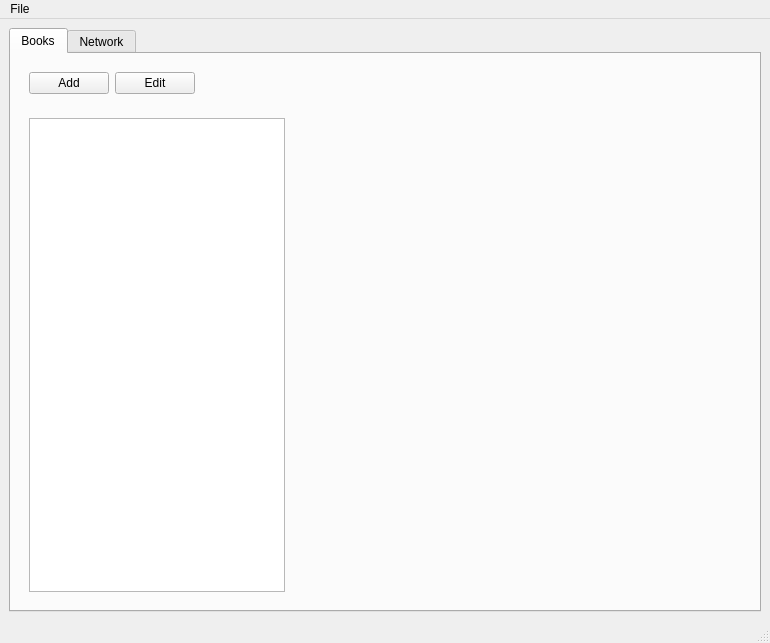
<?xml version="1.0" encoding="UTF-8"?>
<ui version="4.0">
 <class>LibraryMainGUI</class>
 <widget class="QMainWindow" name="LibraryMainGUI">
  <property name="geometry">
   <rect>
    <x>0</x>
    <y>0</y>
    <width>770</width>
    <height>643</height>
   </rect>
  </property>
  <property name="windowTitle">
   <string>Library Control</string>
  </property>
  <widget class="QWidget" name="centralwidget">
   <layout class="QVBoxLayout" name="verticalLayout">
    <item>
     <widget class="QTabWidget" name="tWMain">
      <property name="currentIndex">
       <number>0</number>
      </property>
      <widget class="QWidget" name="tBooks">
       <attribute name="title">
        <string>Books</string>
       </attribute>
       <layout class="QVBoxLayout" name="verticalLayout_2">
        <item>
         <widget class="QWidget" name="wBooksControl" native="true">
          <property name="sizePolicy">
           <sizepolicy hsizetype="Expanding" vsizetype="Minimum">
            <horstretch>0</horstretch>
            <verstretch>0</verstretch>
           </sizepolicy>
          </property>
          <layout class="QHBoxLayout" name="horizontalLayout">
           <item>
            <widget class="QPushButton" name="pBBooksAdd">
             <property name="text">
              <string>Add</string>
             </property>
            </widget>
           </item>
           <item>
            <widget class="QPushButton" name="pBBooksEdit">
             <property name="text">
              <string>Edit</string>
             </property>
            </widget>
           </item>
           <item>
            <spacer name="horizontalSpacer">
             <property name="orientation">
              <enum>Qt::Horizontal</enum>
             </property>
             <property name="sizeHint" stdset="0">
              <size>
               <width>40</width>
               <height>20</height>
              </size>
             </property>
            </spacer>
           </item>
          </layout>
         </widget>
        </item>
        <item>
         <widget class="QWidget" name="wBooksOverview" native="true">
          <property name="sizePolicy">
           <sizepolicy hsizetype="Preferred" vsizetype="Expanding">
            <horstretch>0</horstretch>
            <verstretch>0</verstretch>
           </sizepolicy>
          </property>
          <layout class="QHBoxLayout" name="horizontalLayout_2">
           <item>
            <widget class="QListView" name="lVBooksList">
             <property name="sizePolicy">
              <sizepolicy hsizetype="Minimum" vsizetype="Minimum">
               <horstretch>0</horstretch>
               <verstretch>0</verstretch>
              </sizepolicy>
             </property>
            </widget>
           </item>
           <item>
            <widget class="QWidget" name="wBooksInfo" native="true">
             <property name="sizePolicy">
              <sizepolicy hsizetype="Expanding" vsizetype="Preferred">
               <horstretch>0</horstretch>
               <verstretch>0</verstretch>
              </sizepolicy>
             </property>
             <layout class="QVBoxLayout" name="verticalLayout_3">
              <item>
               <widget class="QLabel" name="lBooksStatus">
                <property name="text">
                 <string/>
                </property>
                <property name="alignment">
                 <set>Qt::AlignRight|Qt::AlignTrailing|Qt::AlignVCenter</set>
                </property>
               </widget>
              </item>
              <item>
               <widget class="QWidget" name="widget" native="true">
                <layout class="QHBoxLayout" name="horizontalLayout_3">
                 <item>
                  <widget class="QLabel" name="lBooksId">
                   <property name="sizePolicy">
                    <sizepolicy hsizetype="Minimum" vsizetype="Preferred">
                     <horstretch>0</horstretch>
                     <verstretch>0</verstretch>
                    </sizepolicy>
                   </property>
                   <property name="maximumSize">
                    <size>
                     <width>70</width>
                     <height>16777215</height>
                    </size>
                   </property>
                   <property name="text">
                    <string/>
                   </property>
                   <property name="alignment">
                    <set>Qt::AlignLeading|Qt::AlignLeft|Qt::AlignTop</set>
                   </property>
                  </widget>
                 </item>
                 <item>
                  <widget class="QLabel" name="lBooksTitle">
                   <property name="sizePolicy">
                    <sizepolicy hsizetype="Minimum" vsizetype="Preferred">
                     <horstretch>0</horstretch>
                     <verstretch>0</verstretch>
                    </sizepolicy>
                   </property>
                   <property name="lineWidth">
                    <number>1</number>
                   </property>
                   <property name="text">
                    <string/>
                   </property>
                   <property name="wordWrap">
                    <bool>true</bool>
                   </property>
                  </widget>
                 </item>
                </layout>
               </widget>
              </item>
              <item>
               <spacer name="verticalSpacer">
                <property name="orientation">
                 <enum>Qt::Vertical</enum>
                </property>
                <property name="sizeHint" stdset="0">
                 <size>
                  <width>20</width>
                  <height>40</height>
                 </size>
                </property>
               </spacer>
              </item>
             </layout>
            </widget>
           </item>
          </layout>
         </widget>
        </item>
       </layout>
      </widget>
      <widget class="QWidget" name="tNetwork">
       <attribute name="title">
        <string>Network</string>
       </attribute>
      </widget>
     </widget>
    </item>
   </layout>
  </widget>
  <widget class="QStatusBar" name="statusbar"/>
  <widget class="QMenuBar" name="menubar">
   <property name="geometry">
    <rect>
     <x>0</x>
     <y>0</y>
     <width>770</width>
     <height>25</height>
    </rect>
   </property>
   <widget class="QMenu" name="menuFile">
    <property name="title">
     <string>File</string>
    </property>
    <addaction name="actionLoad_books"/>
    <addaction name="actionSave_books"/>
    <addaction name="separator"/>
    <addaction name="actionExit"/>
   </widget>
   <addaction name="menuFile"/>
  </widget>
  <action name="actionLoad_books">
   <property name="text">
    <string>Load books</string>
   </property>
  </action>
  <action name="actionSave_books">
   <property name="text">
    <string>Save books</string>
   </property>
  </action>
  <action name="actionExit">
   <property name="text">
    <string>Exit</string>
   </property>
  </action>
 </widget>
 <resources/>
 <connections/>
</ui>
